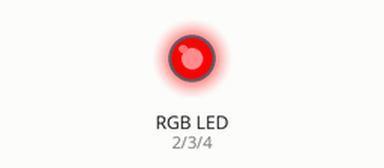
Simulated run of this program. Board: Raspberry Pi (BCM pin numbers). On the bench: an RGB LED mixed from three pins (HIGH = lit).

Above: at 0.2 s.
At 1.2 s:
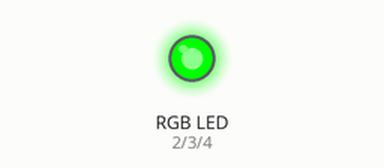
At 2.2 s:
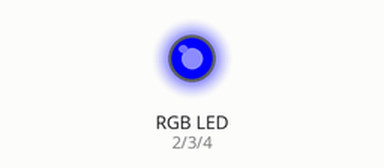
At 5.7 s:
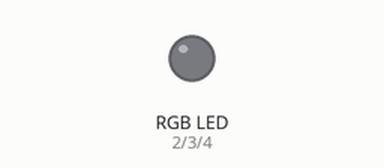
Timing chart, 0 to 6.9 s (numbered marks = the images above):
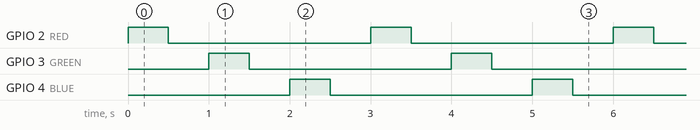

The program:

RGB2.py
```python
#---------------------------------------------------------------
#			RED AND GREEN FLASHING LED
#			--------------------------
# In this project an RGB LED is connected to the Raspberry Pi.
# The program flashes the RED,GREEN and BLUE LEDs alternately
# every 0.5 second. This program is terminated cleanly
#
# Author: Dogan Ibrahim
# File  : RGB2.py
# Date  : October, 2020
#---------------------------------------------------------------
import RPi.GPIO as GPIO
import time
GPIO.setwarnings(False)

RED = 2					# RED LED at GPIO2
GREEN = 3				# GREEN LED at GPIO3
BLUE = 4				# BLUE LED at GPIO4
GPIO.setmode(GPIO.BCM)			# Set BCM mode

GPIO.setup(RED, GPIO.OUT)		# RED LED is output
GPIO.setup(GREEN, GPIO.OUT)		# GREEN LED is output
GPIO.setup(BLUE, GPIO.OUT)		# BLUE LED is output

try:

   while True:				# Do forever
      GPIO.output(RED, 1)		# RED LED is ON
      time.sleep(0.5)			# Wait 0.5 second
      GPIO.output(RED, 0)		# RED LED is OFF
      time.sleep(0.5)			# Wait 0.5 second
      GPIO.output(GREEN, 1)		# GREEN LED is ON
      time.sleep(0.5)			# Wait 0.5 second
      GPIO.output(GREEN, 0)		# GREEN LED is OFF
      time.sleep(0.5)			# Wait 0.5 second
      GPIO.output(BLUE, 1)		# BLUE LED is ON
      time.sleep(0.5)			# Wait 0.5 second
      GPIO.output(BLUE, 0)		# BLUE LED is OFF
      time.sleep(0.5)			# Wait 0.5 second

except KeyboardInterrupt:
   GPIO.cleanup()
   print("End of program")
```

Measured:
- by itself, GPIO 2 (RED), GPIO 3 (GREEN), GPIO 4 (BLUE): alternates HIGH for 0.50 s and LOW for 2.5 s
- by itself, everything shown: repeats every 3.0 s, in 6 steps
